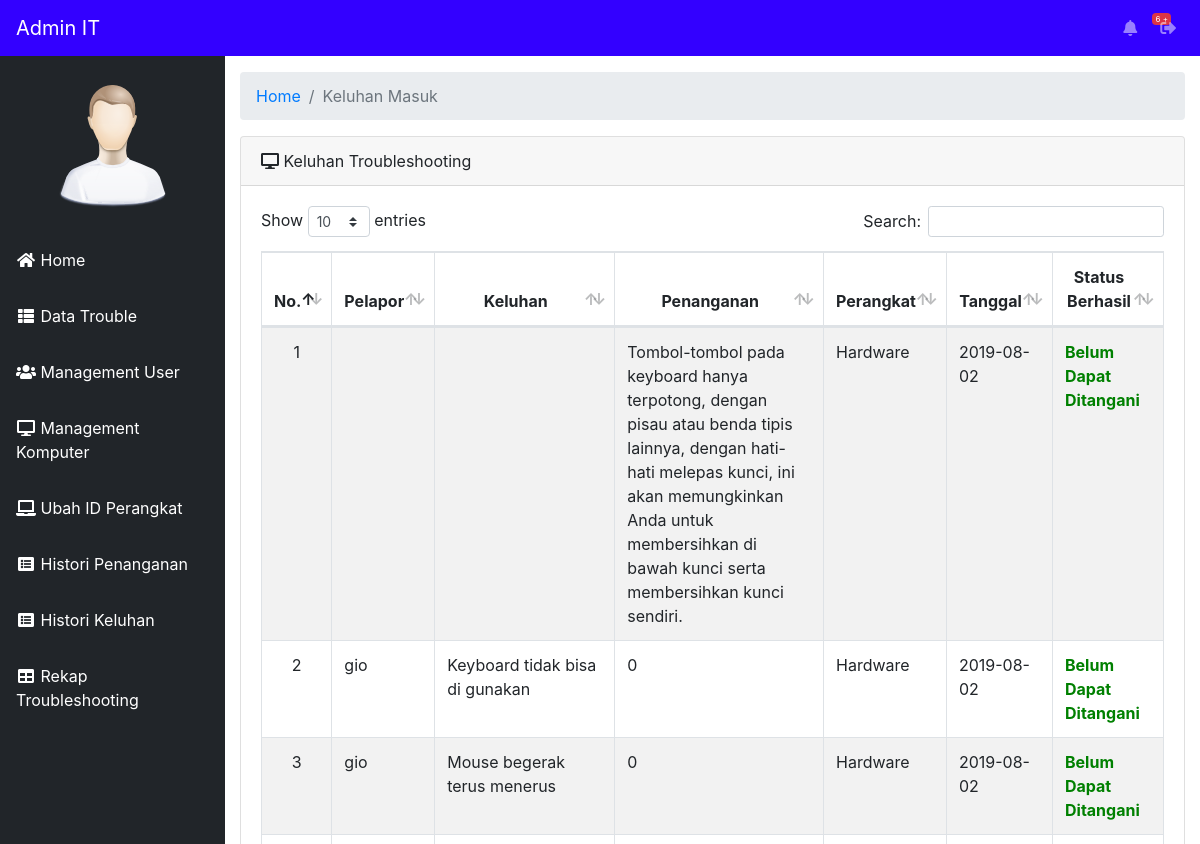
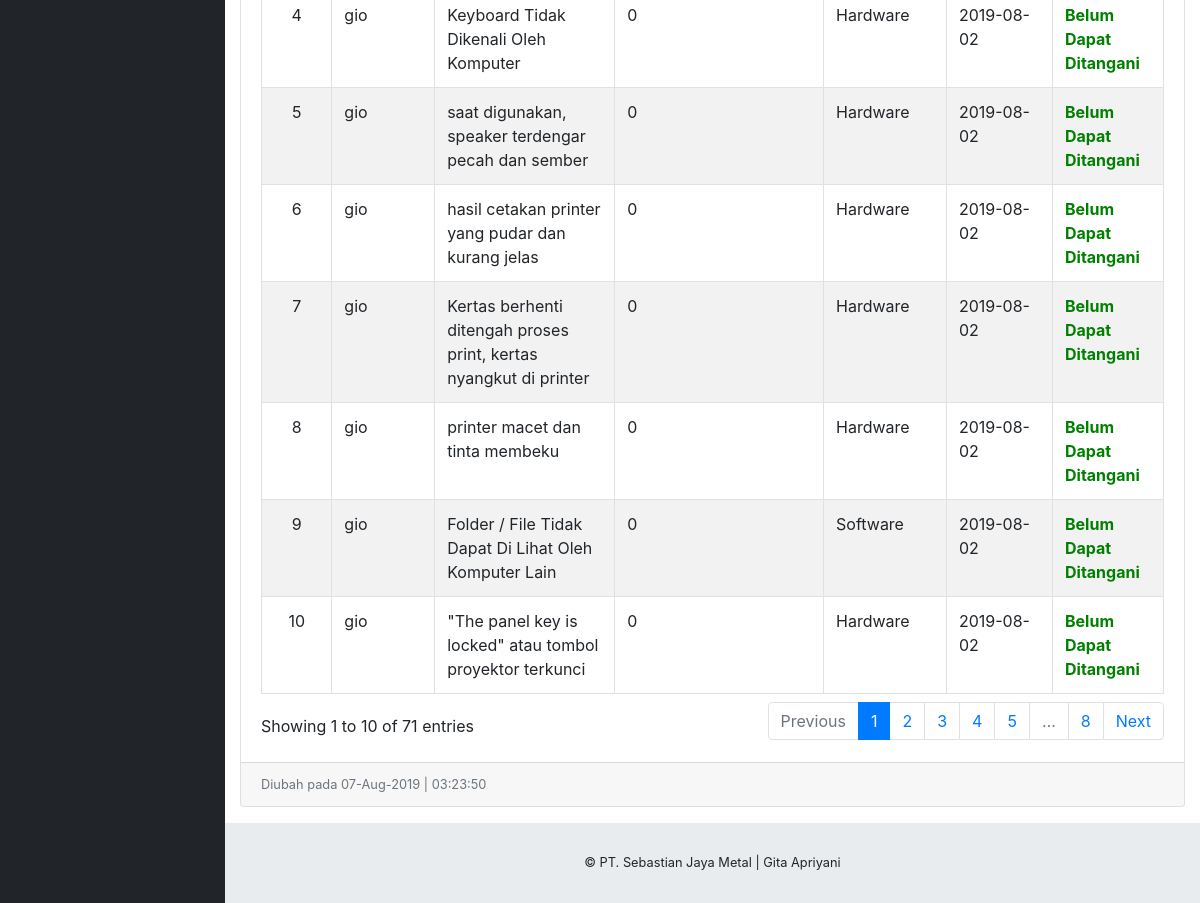
The app's page /staff/index.php?halaman=histori-keluhan (signed in), older data (2 pictures, top to bottom).
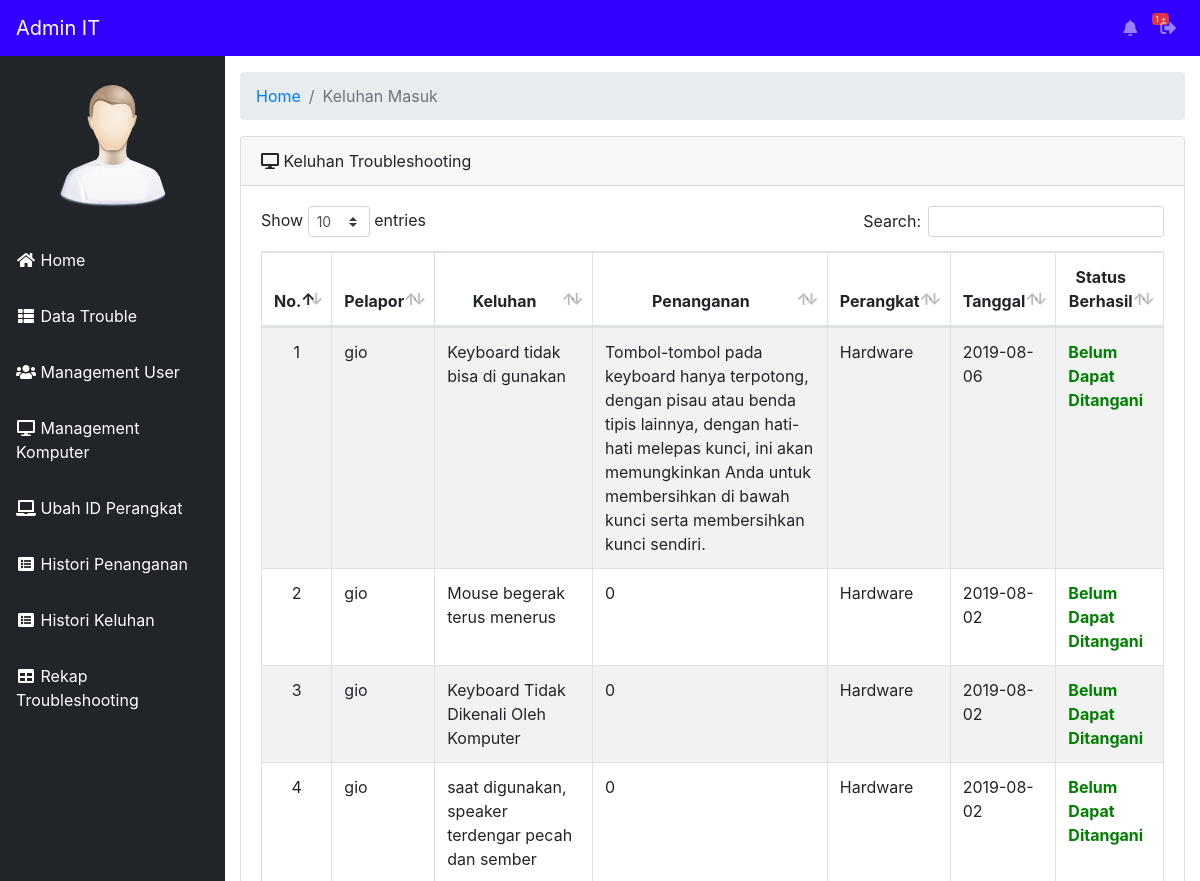
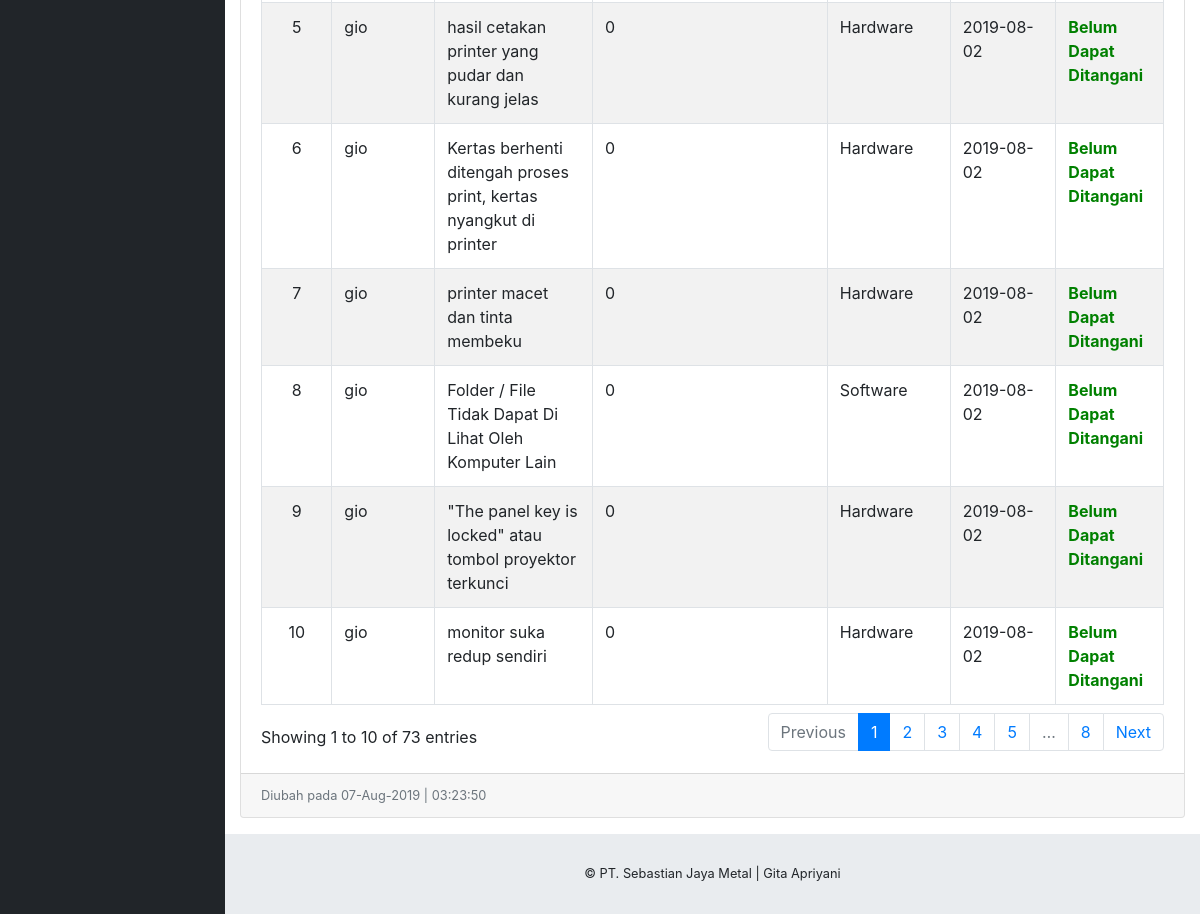
The same page, newer data (2 pictures, top to bottom).
### tables this page shows
CREATE TABLE IF NOT EXISTS `tbl_datauji` (
  `id_datauji` int(20) NOT NULL AUTO_INCREMENT,
  `username` varchar(30) NOT NULL,
  `keluhan` text NOT NULL,
  `normalisasi` text NOT NULL,
  `perangkat` varchar(30) NOT NULL,
  `penanganan` text NOT NULL,
  `tanggal` varchar(25) NOT NULL,
  `flag` int(1) NOT NULL,
  `berhasil` int(1) NOT NULL,
  PRIMARY KEY (`id_datauji`)
);

### staff/histori-keluhan.php (the view)
<div class="container-fluid">
        <ol class="breadcrumb">
          <li class="breadcrumb-item">
            <a href="index.php">Home</a>
          </li>
          <li class="breadcrumb-item active">Keluhan Masuk</li>
        </ol>
        <div class="card mb-3">
          <div class="card-header">
            <i class="fas fa-desktop"></i>
            Keluhan Troubleshooting</div>
          <div class="card-body">
            <div class="table-responsive">
              <table class="table table-striped table-bordered table-hover" id="dataTable">
                  <thead>
                      <tr>
                          <th><center>No.</center></th>
                          <th><center>Pelapor</center></th>
                          <th><center>Keluhan</center></th>
                          <th><center>Penanganan</center></th>
                          <th><center>Perangkat</center></th>
                          <th><center>Tanggal</center></th>
                          <th><center>Status Berhasil</center></th>
                      </tr>
                  </thead>
                  <tbody>
                      <?php
                      $no = 1;
                      include '../config/koneksi.php';
                       $query = mysqli_query($konek, "SELECT * FROM tbl_datauji where flag = '1'") or die(mysqli_error());
                        if(mysqli_num_rows($query) == 0){
                          echo '<tr><td colspan="14" align="center">Tidak ada data!</td></tr>';
                        }
                        else{
                          while ($data = mysqli_fetch_array($query)) {
                            ?>
                        <tr>
                            <td><center><?php echo $no++; ?></center></td>
                            <td><?php echo $data['username']; ?></td>
                            <td><?php echo $data['keluhan']; ?></td>
                            <td><?php echo $data['penanganan']; ?></td>
                            <td><?php echo $data['perangkat']; ?></td>
                            <td><?php echo $data['tanggal']; ?></td>
                            <td style="color:red;">
                              <?php
                                if ($data['berhasil']=='1'){
                                  echo '<font color="blue"><b>Berhasil di Tangani</b></font>';
                                }
                                else {
                                 echo '<font color="green"><b>Belum Dapat Ditangani</b></font>';
                                }
                              ?>
                            </td>
                        </tr>
                          <?php
                        }
                        }
                        ?>
                  </tbody>
              </table>
            </div>
          </div>
          <div class="card-footer small text-muted">Diubah pada <?php echo date("d-M-Y | H:i:s"); ?></div>
        </div>
      </div>

### staff/notif1.php (shortened to what this page needs)
<li class="nav-item dropdown no-arrow mx-1">
  <a class="nav-link dropdown-toggle" href="?halaman=laporanmasuk" id="userDropdown" role="button" aria-haspopup="true" aria-expanded="false">
    <i class="fas fa-bell fa-fw" title="Laporan Masuk"></i>
    <span class="badge badge-danger" id="notif"><?php echo $countNotif; ?> +</span>
  </a>
</li>
<li class="nav-item dropdown no-arrow">
  <a class="nav-link dropdown-toggle" href="#" id="userDropdown" role="button" data-toggle="modal" data-target="#logoutModal" aria-haspopup="true" aria-expanded="false">
    <i class="fas fa-sign-out-alt" title="Keluar"></i>
  </a>
</li>

Row changes from the older to the newer data that the page shows:
removed tbl_datauji: penanganan "Tombol-tombol pada keyboard hanya terpotong, dengan pisau atau benda tipis lainnya, dengan hati-hati melepas kunci, ini akan memungkinkan Anda untuk membersihkan di bawah kunci serta membersihkan kunci sendiri.", perangkat "Hardware", tanggal "2019-08-02", berhasil "Belum Dapat Ditangani"
changed tbl_datauji "Keyboard tidak bisa di gunakan": penanganan "0" → "Tombol-tombol pada keyboard hanya terpotong, dengan pisau atau benda tipis lainnya, dengan hati-hati melepas kunci, ini akan memungkinkan Anda untuk membersihkan di bawah kunci serta membersihkan kunci sendiri."; tanggal "2019-08-02" → "2019-08-06"
now on this page (row unchanged): tbl_datauji: username "gio", keluhan "monitor suka redup sendiri", penanganan "0", perangkat "Hardware", tanggal "2019-08-02", berhasil "Belum Dapat Ditangani"
Text that changed along with them:
$countNotif: "6" → "1"
text written by a page script: "Show entries Search: Showing 1 to 10 of 71 entries Previous 1 2 3 4 5 … 8 Next" → "Show entries Search: Showing 1 to 10 of 73 entries Previous 1 2 3 4 5 … 8 Next"
